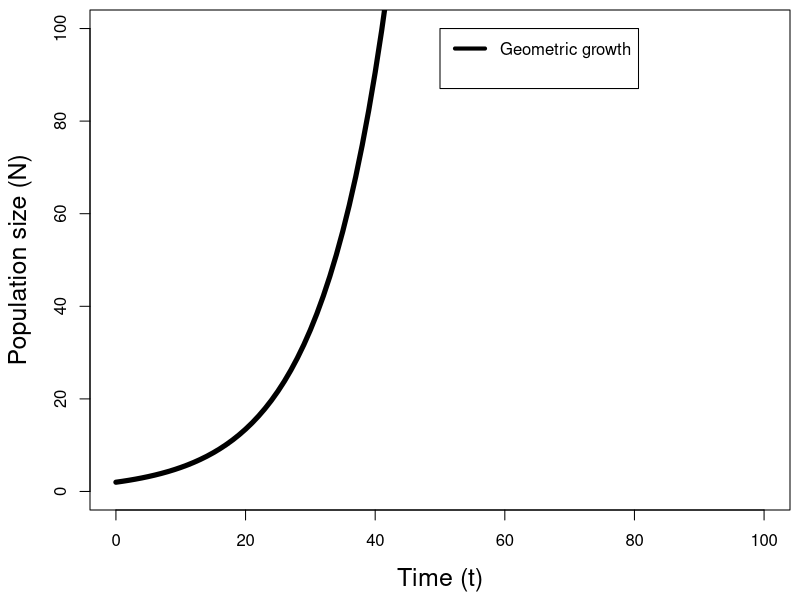
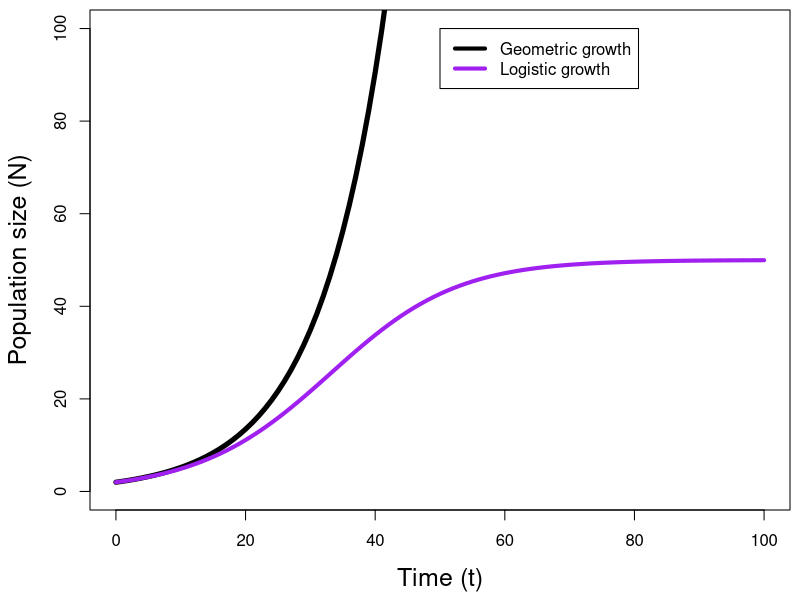
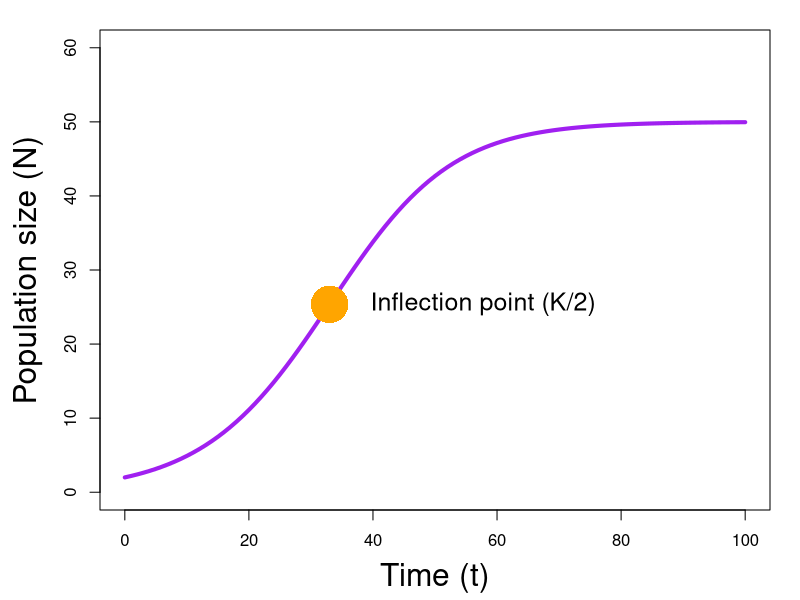
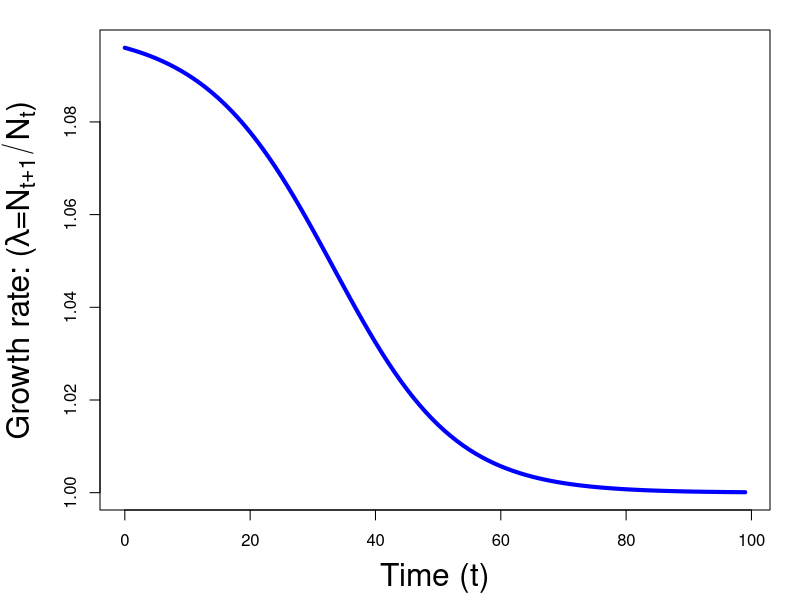
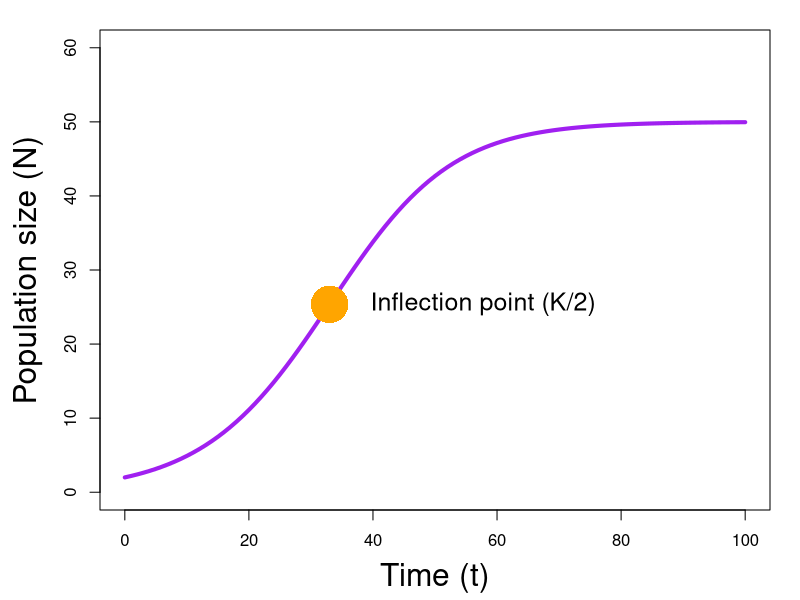
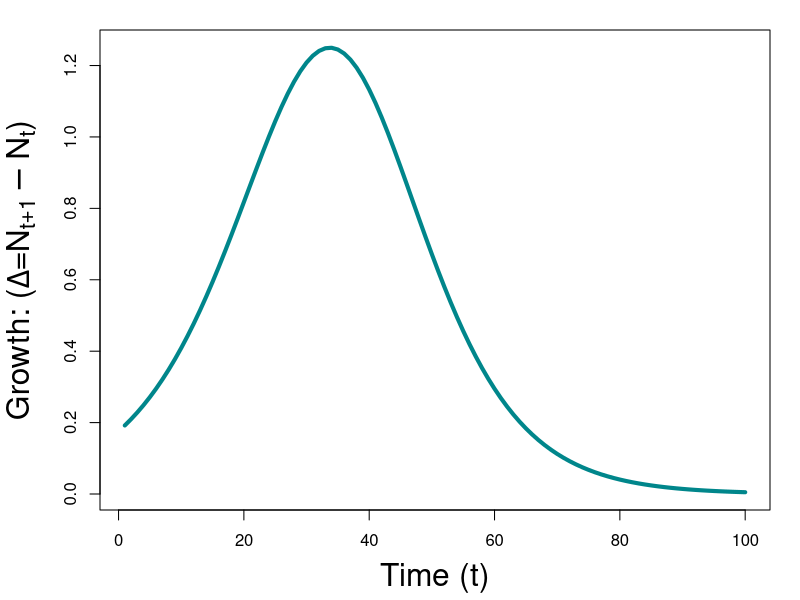
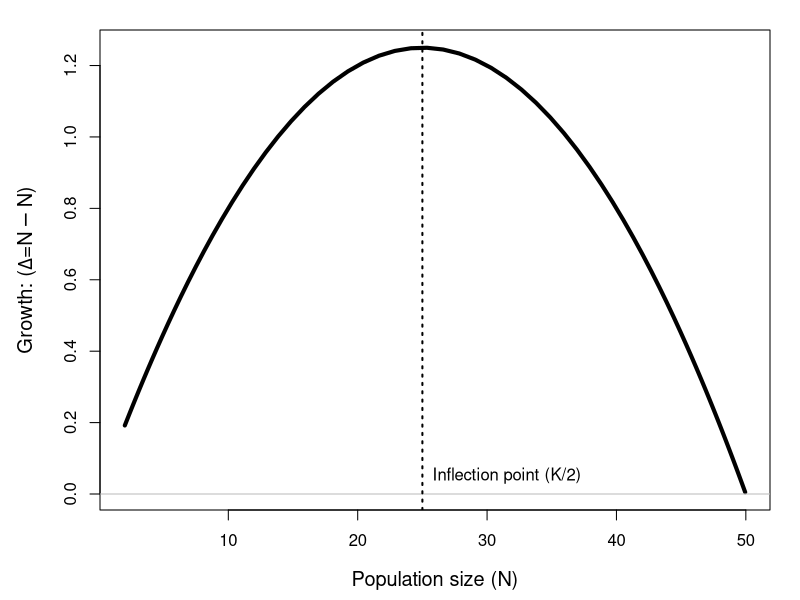
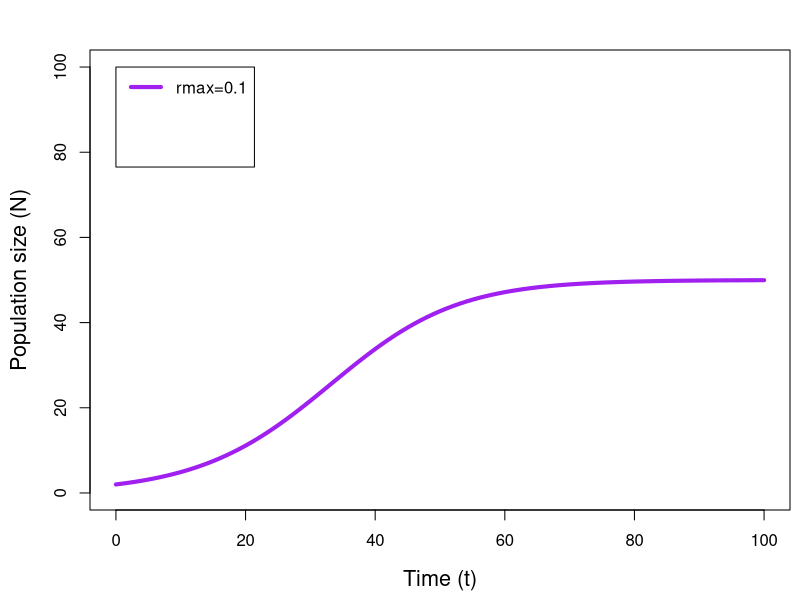

Write R code to recreate these figures, in order.
## ---- chunk 1
#| label: geomVlogistic
Time <- 0:100
T <- length(Time)
rmax <- 0.1
K <- 50
Ng <- Nl <- rep(0, T)
Ng[1] <- Nl[1] <- 2
for(t in 2:T) {
    Ng[t] <- Ng[t-1] + Ng[t-1]*rmax
    Nl[t] <- Nl[t-1] + Nl[t-1]*rmax*(1 - Nl[t-1]/K)
}
## ---- chunk 2
#| label: geom
#| include: false
#| fig-height: 4.4
#| fig-width: 7
par(mai=c(0.9,0.9,0.1,0.1))
plot(Time, Ng, lwd=5, type="l", ylim=c(0, 100), cex.lab=1.5,
     xlab="Time (t)", ylab="Population size (N)")
legend(50, 100, c("Geometric growth", ""), lty=1, col=c("black", NA), lwd=4)
## ---- chunk 3
#| label: geom-logistic
#| include: false
#| fig-height: 4.4
#| fig-width: 7
par(mai=c(0.9,0.9,0.1,0.1))
plot(Time, Ng, lwd=5, type="l", ylim=c(0, 100), cex.lab=1.5,
     xlab="Time (t)", ylab="Population size (N)")
lines(Time, Nl, lwd=4, col="purple")
legend(50, 100, c("Geometric growth", "Logistic growth"), lty=1,
       col=c("black","purple"), lwd=4)
## ---- chunk 4
#| label: lr1
#| include: false
#| fig-width: 12
#| fig-height: 4
par(mai=c(0.9,1,0.3,0.3))
plot(Time, Nl, lwd=4, type="l", ylim=c(0, 60), cex.lab=1.9,
     xlab="Time (t)", ylab="Population size (N)", col="purple")
points(Time[which.min(abs(Nl-K/2))], Nl[which.min(abs(Nl-K/2))],
       pch=16, cex=5, col="orange")
text(Time[which.min(abs(Nl-K/2))]+5, Nl[which.min(abs(Nl-K/2))],
     labels="Inflection point (K/2)", pos=4, cex=1.5)
## ---- chunk 5
#| label: lambda
#| include: false
#| fig-width: 12
#| fig-height: 4
lambda <- Nl[-1]/Nl[-T]
par(mai=c(0.9,1,0.3,0.3))
plot(Time[-T], lambda, lwd=4, type="l", cex.lab=1.9,
     xlab="Time (t)", col="blue",
     ylab=expression(paste("Growth rate: ", "(", lambda, "=", N[t+1]/N[t], ")")))
## ---- chunk 6
#| label: lr2
#| include: false
#| fig-width: 12
#| fig-height: 4
par(mai=c(0.9,1,0.3,0.3))
plot(Time, Nl, lwd=4, type="l", ylim=c(0, 60), cex.lab=1.9,
     xlab="Time (t)", ylab="Population size (N)", col="purple")
points(Time[which.min(abs(Nl-K/2))], Nl[which.min(abs(Nl-K/2))],
       pch=16, cex=5, col="orange")
text(Time[which.min(abs(Nl-K/2))]+5, Nl[which.min(abs(Nl-K/2))],
     labels="Inflection point (K/2)", pos=4, cex=1.5)
## ---- chunk 7
#| label: delta
#| include: false
#| fig-width: 12
#| fig-height: 4
delta <- Nl[-1] - Nl[-T]
par(mai=c(0.9,1,0.3,0.3))
plot(Time[-1], delta, lwd=4, type="l", cex.lab=1.9,
     xlab="Time (t)", col="turquoise4",
     ylab=expression(paste("Growth: ", "(", Delta, "=", N[t+1]-N[t], ")")))
## ---- chunk 8
#| label: delta-N
#| include: true
#| fig-width: 8
#| fig-height: 6
#| fig-align: center
plot(Nl[-T], delta, lwd=4, type="l", cex.lab=1.2,
     xlab="Population size (N)",
     ylab=expression(paste("Growth: ", "(", Delta, "=", N[]-N[], ")")))
abline(h=0, col="gray")
abline(v=K/2, lty=3, lwd=2)
text(K/2, 0.05, "Inflection point (K/2)", pos=4)
## ---- chunk 9
Nl4 <- Nl3 <- Nl2 <- Nl
Nl4[1] <- Nl3[1] <- Nl2[1] <- 2
for(t in 2:T) {
    Nl2[t] <- Nl2[t-1] + Nl2[t-1]*0.5*(1-Nl2[t-1]/K)
    Nl3[t] <- Nl3[t-1] + Nl3[t-1]*2.0*(1-Nl3[t-1]/K)
    Nl4[t] <- Nl4[t-1] + Nl4[t-1]*3.0*(1-Nl4[t-1]/K)
}
## ---- chunk 10
#| label: Nl
#| include: false
#| fig-width: 8
#| fig-height: 6
par(mai=c(0.9,0.9,0.5,0.1))
plot(Time, Nl, lwd=4, type="l", ylim=c(0, 100), cex.lab=1.3,
     xlab="Time (t)", ylab="Population size (N)", col="purple")
legend(0, 100, c("rmax=0.1", "", "", ""),
       lwd=4, col=c("purple", NA, NA, NA))
## ---- chunk 11
#| label: Nl2
#| include: false
#| fig-width: 8
#| fig-height: 6
par(mai=c(0.9,0.9,0.5,0.1))
plot(Time, Nl, lwd=4, type="l", ylim=c(0, 100), cex.lab=1.3,
     xlab="Time (t)", ylab="Population size (N)", col="purple")
lines(Time, Nl2, lwd=4, col="blue")
legend(0, 100, c("rmax=0.1", "rmax=0.5", "", ""),
       lwd=4, col=c("purple", "blue", NA, NA))
## ---- chunk 12
#| label: Nl3
#| include: false
#| fig-width: 8
#| fig-height: 6
par(mai=c(0.9,0.9,0.5,0.1))
plot(Time, Nl, lwd=4, type="l", ylim=c(0, 100), cex.lab=1.3,
     xlab="Time (t)", ylab="Population size (N)", col="purple",
     main="Damped oscillation")
lines(Time, Nl2, lwd=4, col="blue")
lines(Time, Nl3, lwd=4, col="orange")
legend(0, 100, c("rmax=0.1", "rmax=0.5", "rmax=2.0", ""),
       lwd=4, col=c("purple", "blue", "orange", NA))
## ---- chunk 13
#| label: Nl4
#| include: false
#| fig-width: 8
#| fig-height: 6
par(mai=c(0.9,0.9,0.5,0.1))
plot(Time, Nl, lwd=4, type="l", ylim=c(0, 100), cex.lab=1.3,
     xlab="Time (t)", ylab="Population size (N)", col="purple",
     main="Chaos")
lines(Time, Nl2, lwd=4, col="blue")
lines(Time, Nl3, lwd=4, col="orange")
lines(Time, Nl4, lwd=4, col="gray")
legend(0, 100, c("rmax=0.1", "rmax=0.5", "rmax=2.0", "rmax=3.0"),
       lwd=4, col=c("purple", "blue", "orange", "gray"))
